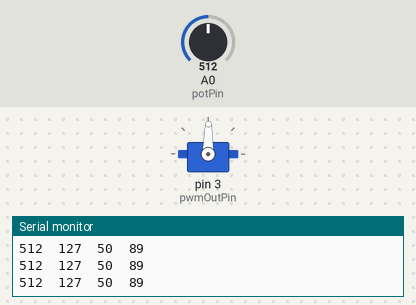
Bench run of a sketch on a simulated Arduino Uno, built with avr-gcc and run on an emulated ATmega328P. Parts: servo, the last lines printed to the serial monitor. The test bench sets the inputs (shaded band); at power-on: A0 (potPin) = 512.

Above: at 1.2 s.
1.3 s: A0 (potPin) set to 554
At 1.6 s:
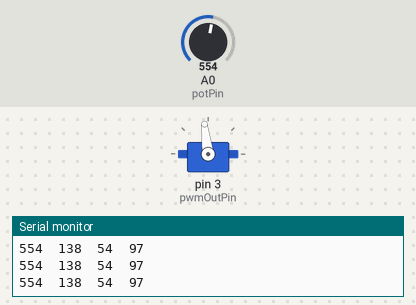
4.3 s: A0 (potPin) set to 587
At 4.9 s:
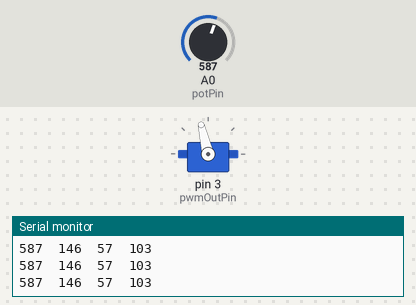
5.8 s: A0 (potPin) set to 716
At 6.6 s:
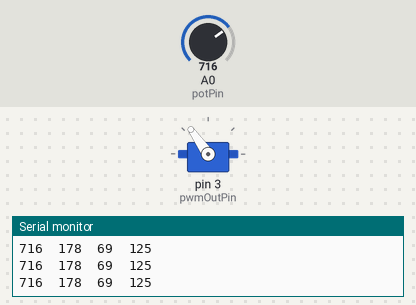
7.3 s: A0 (potPin) set to 900
At 7.6 s:
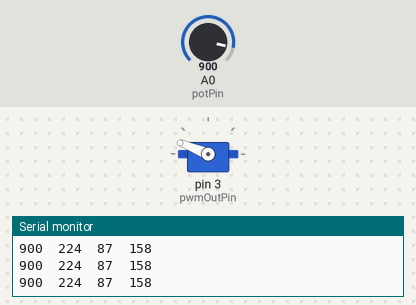
8.8 s: A0 (potPin) set to 988
At 9.9 s:
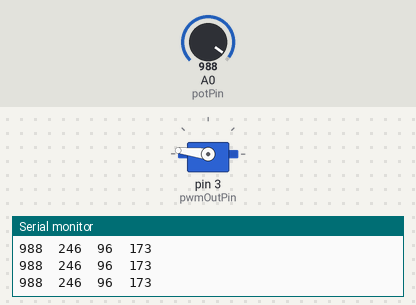
10.3 s: A0 (potPin) set to 1008
At 11.0 s:
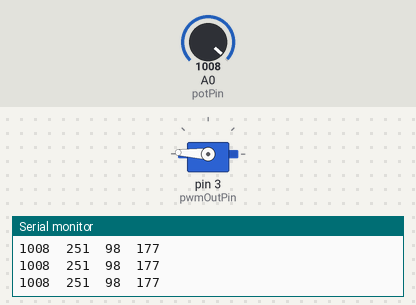
Timing chart, 0 to 13.3 s (numbered marks = the images above; inputs shaded):
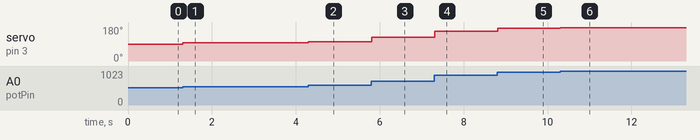

Measured:
- after the input at 1.3 s, servo on pin 3 (pwmOutPin): 89° → 97° at once
- after the input at 4.3 s, servo on pin 3 (pwmOutPin): 97° → 103° at once
- after the input at 5.8 s, servo on pin 3 (pwmOutPin): 103° → 125° at once
- after the input at 7.3 s, servo on pin 3 (pwmOutPin): 125° → 158° at once
- after the input at 8.8 s, servo on pin 3 (pwmOutPin): 158° → 173° at once
- after the input at 10.3 s, servo on pin 3 (pwmOutPin): 173° → 177° at once

The sketch:

escservo.ino
```cpp
#include <Servo.h>

const int potPin = A0; // potentiometer
const int pwmOutPin = 3; // PWM output

int potentiometerValue; //range from 0 to 1023
int pwmValue; //range from 0 to 255
int speedPercentage; //range from 0 to 100
int motorValue;

Servo myMotor;

void setup() {
  // put your setup code here, to run once:
  Serial.begin(9600); // Serial Monitor Ctrl + Shift + m

  pinMode(potPin, INPUT);
  pinMode(pwmOutPin, OUTPUT);
  myMotor.attach(pwmOutPin);
}

void loop() {


  // put your main code here, to run repeatedly:
  potentiometerValue = analogRead(potPin);

  //pwmValue = (potentiometerValue/4);
  pwmValue = map(potentiometerValue, 0,1023, 0, 255);
  speedPercentage = (int) (potentiometerValue/1023.0*100);
  motorValue = map(pwmValue,0,255,0,180);

  //analogWrite(pwmOutPin, pwmValue);
  myMotor.write(motorValue);

  Serial.print(potentiometerValue);
  Serial.print("\t");
  Serial.print(pwmValue);
  Serial.print("\t");
  Serial.print(speedPercentage);
  Serial.print("\t");
  Serial.print(motorValue);
  Serial.println();

}
```
